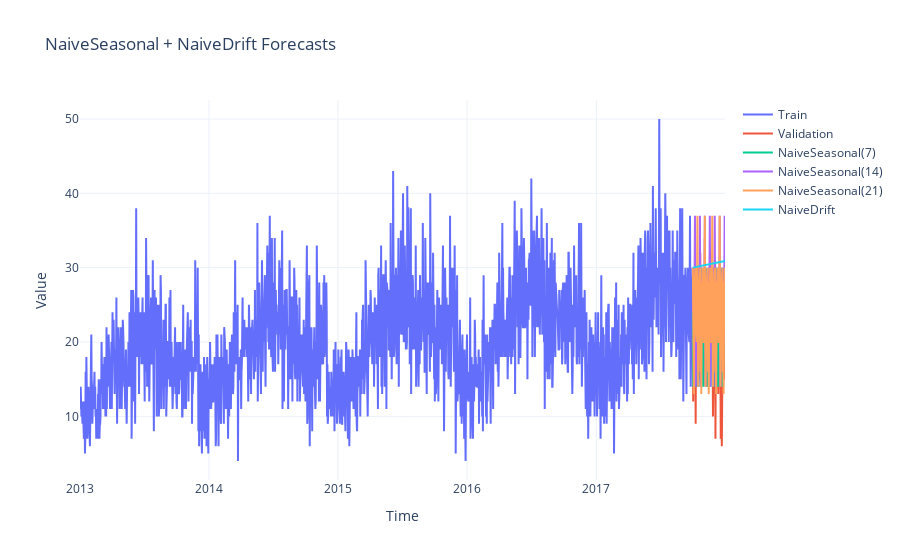

This figure's notebook cell:
### Code cell
plot_forecasts(
    train=train,       # Darts TimeSeries
    val=val,           # Darts TimeSeries
    preds=preds,       # dict of Darts TimeSeries predictions
    title="NaiveSeasonal + NaiveDrift Forecasts"
)
